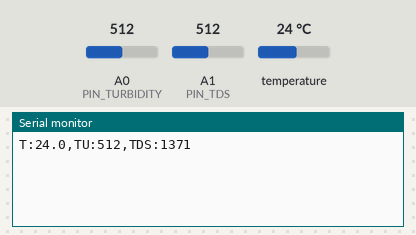
This sketch was run on a simulated Arduino Uno R4 Minima. On the bench: the last lines printed to the serial monitor. The test bench sets the inputs (shaded band); at power-on: temperature 24 °C, A0 (PIN_TURBIDITY) = 512, A1 (PIN_TDS) = 512 (analog values on the 0–1023 scale).

Above: at 2.5 s.
2.6 s: temperature set to 12 °C
At 3.6 s:
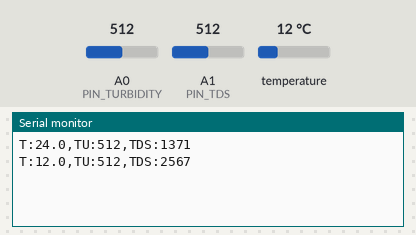
4.1 s: A0 (PIN_TURBIDITY) set to 716
At 5.3 s:
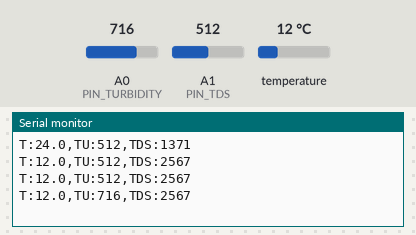
5.6 s: A1 (PIN_TDS) set to 716
At 6.6 s:
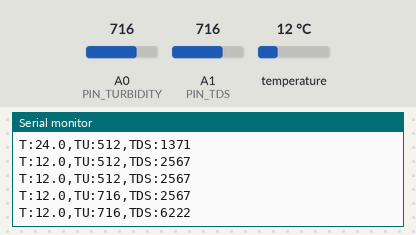
7.1 s: temperature set to 19 °C
At 8.4 s:
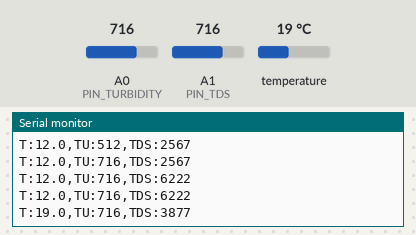
8.6 s: A0 (PIN_TURBIDITY) set to 900
At 9.6 s:
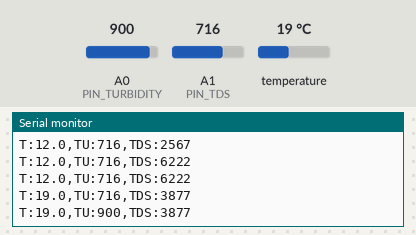
10.1 s: A1 (PIN_TDS) set to 900
At 11.6 s:
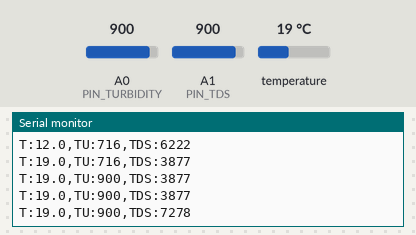
Timing chart, 0 to 12.6 s (numbered marks = the images above; inputs shaded):
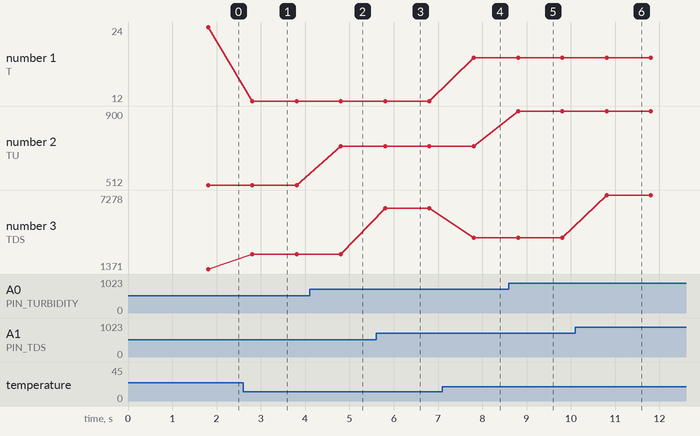

Measured:
- after the input at 2.6 s, the serial monitor: prints a new line after 0.21 s (image 1)
- after the input at 4.1 s, the serial monitor: prints a new line after 0.71 s (image 2)
- after the input at 5.6 s, the serial monitor: prints a new line after 0.21 s (image 3)
- after the input at 7.1 s, the serial monitor: prints a new line after 0.71 s (image 4)
- after the input at 8.6 s, the serial monitor: prints a new line after 0.21 s (image 5)
- after the input at 10.1 s, the serial monitor: prints a new line after 0.71 s (image 6)
- plotted number 1: 24 → 12 after the input at 2.6 s, 12 → 19 after the input at 7.1 s
- plotted number 2: 512 → 716 after the input at 4.1 s, 716 → 900 after the input at 8.6 s

The sketch:

serial_out.ino
```cpp
// Sends the three real prototype sensors over USB serial, once per second.
// Output line format, read by the demo app (Connect Arduino):
//   T:21.4,TU:312,TDS:180
// T   = water temperature in degrees C (DS18B20)
// TU  = turbidity, raw analog reading (not calibrated)
// TDS = total dissolved solids in ppm (estimate, temperature compensated)
//
// Libraries: OneWire, DallasTemperature (install from the Library Manager).
// Board: Arduino Uno R4 Minima (also works on an Uno R3).

#include <OneWire.h>
#include <DallasTemperature.h>

// ---- pins and settings ----
const int PIN_DS18B20 = 2;         // DS18B20 data pin (4.7k pull-up to 5 V)
const int PIN_TURBIDITY = A0;      // turbidity module analog out
const int PIN_TDS = A1;            // TDS module analog out
const float ADC_VREF = 5.0;        // analog reference voltage
const int ADC_BITS = 10;           // 10 = 0..1023. The R4 can use 12 or 14.
const unsigned long PERIOD_MS = 1000;
const long BAUD = 9600;            // must match the app (9600)
const int SAMPLES = 10;            // readings averaged per value

OneWire oneWire(PIN_DS18B20);
DallasTemperature tempSensor(&oneWire);
unsigned long lastSend = 0;

int readAveraged(int pin) {
  long sum = 0;
  for (int i = 0; i < SAMPLES; i++) {
    sum += analogRead(pin);
    delay(2);
  }
  return (int)(sum / SAMPLES);
}

float rawToVolts(int raw) {
  return raw * ADC_VREF / ((1L << ADC_BITS) - 1);
}

// Common TDS module conversion with temperature compensation to 25 C.
float tdsPpm(float volts, float tempC) {
  float k = 1.0 + 0.02 * (tempC - 25.0);
  float v = volts / k;
  float ppm = (133.42 * v * v * v - 255.86 * v * v + 857.39 * v) * 0.5;
  return ppm < 0 ? 0 : ppm;
}

void setup() {
  Serial.begin(BAUD);
#if defined(ARDUINO_UNOR4_MINIMA) || defined(ARDUINO_UNOR4_WIFI)
  analogReadResolution(ADC_BITS);
#endif
  tempSensor.begin();
}

void loop() {
  unsigned long now = millis();
  if (now - lastSend < PERIOD_MS) return;
  lastSend = now;

  tempSensor.requestTemperatures();
  float tempC = tempSensor.getTempCByIndex(0);
  bool tempOk = tempC > -100.0;          // -127 means no sensor found
  float tempForTds = tempOk ? tempC : 25.0;

  int turbRaw = readAveraged(PIN_TURBIDITY);
  int tdsRaw = readAveraged(PIN_TDS);
  float tds = tdsPpm(rawToVolts(tdsRaw), tempForTds);

  if (tempOk) {
    Serial.print("T:");
    Serial.print(tempC, 1);
    Serial.print(",");
  }
  Serial.print("TU:");
  Serial.print(turbRaw);
  Serial.print(",TDS:");
  Serial.println((int)(tds + 0.5));
}
```
